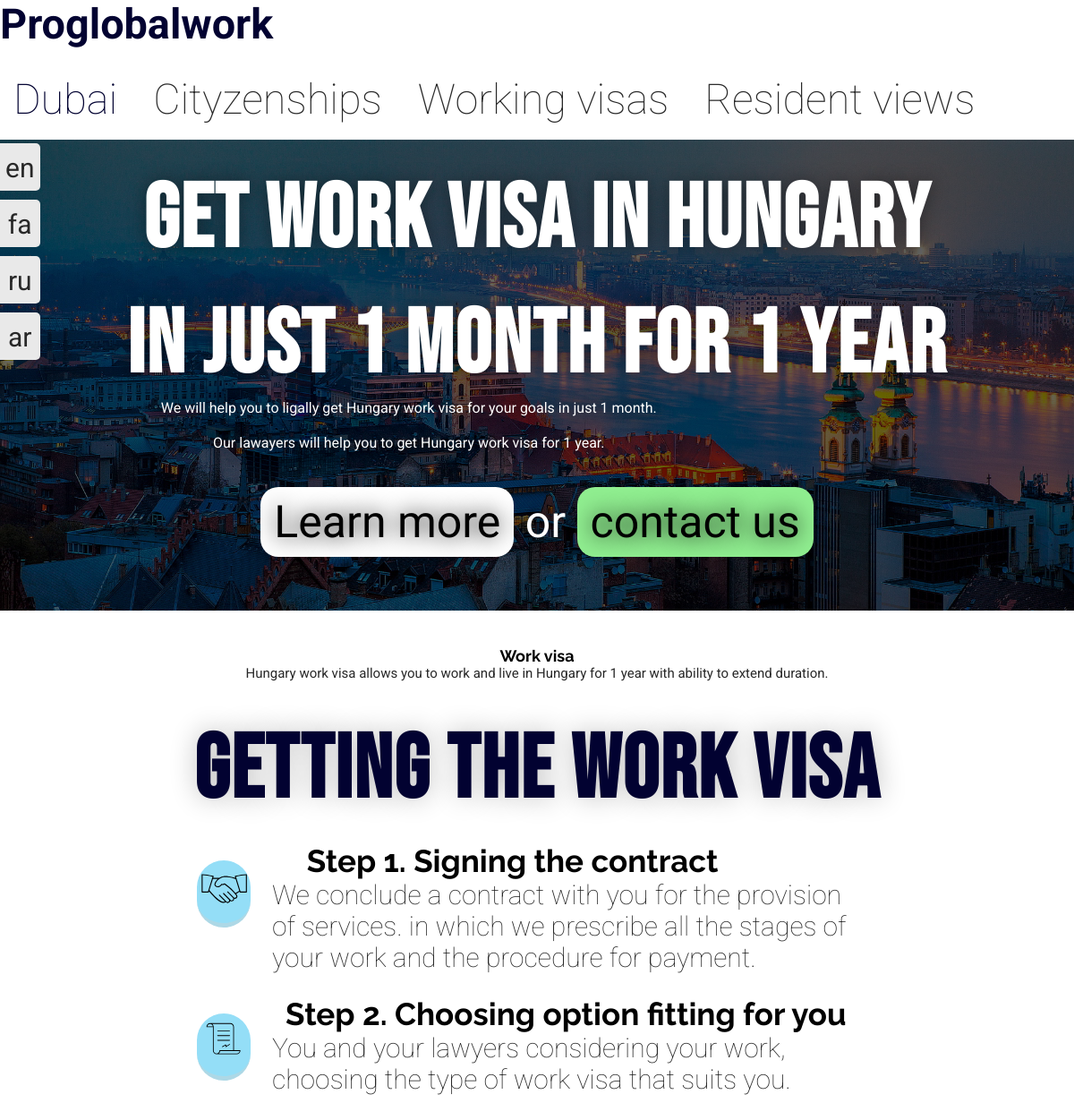
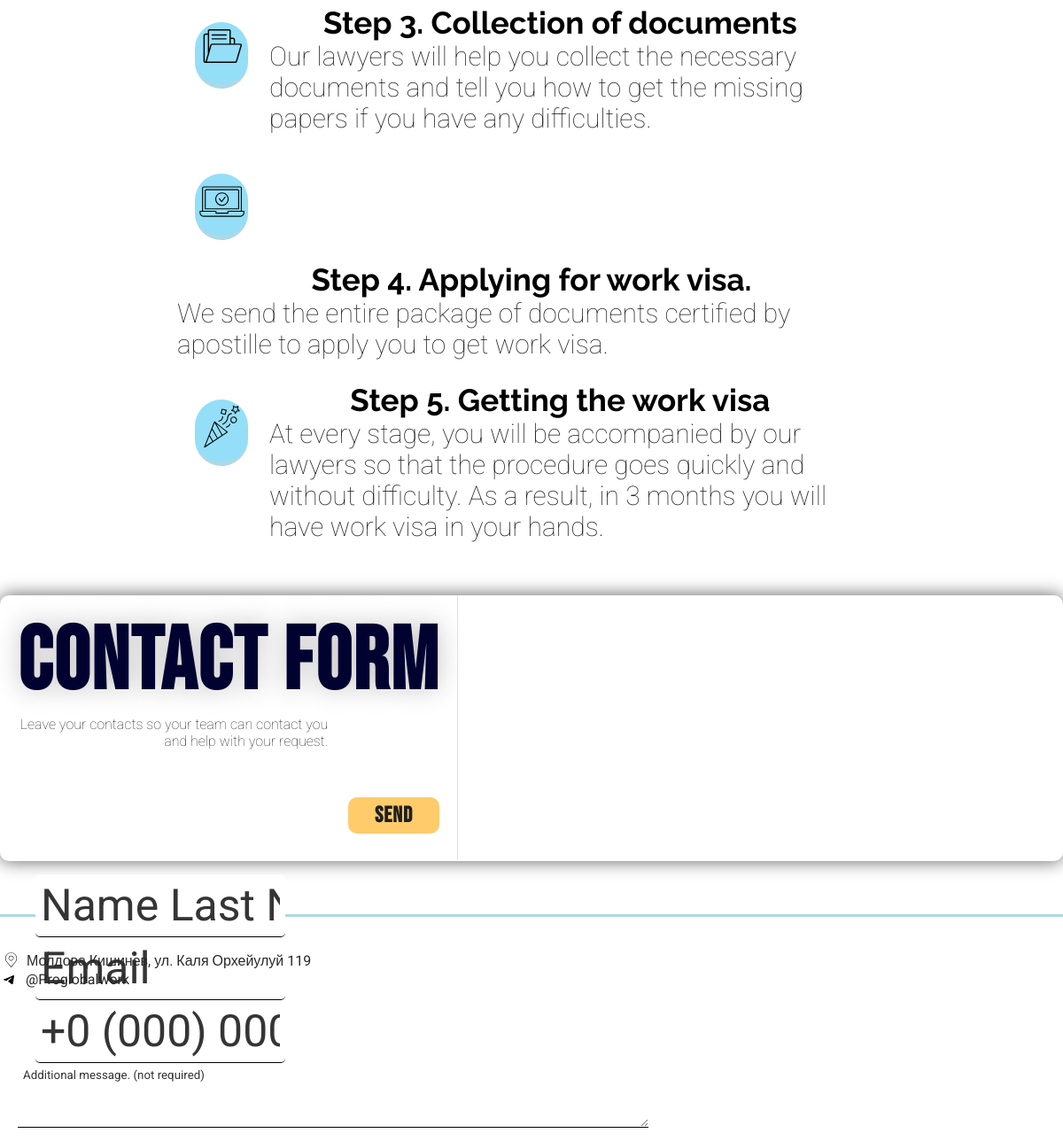
The page /work_visa/vengria/ on the database its author committed (2 pictures, top to bottom).
### main/models.py (models this page shows, shortened)
class Text(models.Model):
	related = models.ForeignKey(TextBlock, on_delete=models.CASCADE, related_name='texts')
	language = models.CharField(max_length=2)
	text = models.TextField(unique=True)
	source = models.BooleanField(default=False)

### main/views.py (the view)
# urls.py: path('work_visa/vengria/', views.workvisa_vengria, name='workvisa_vengria'),
def workvisa_vengria(request):
	return _render(request, 'sub/work_visa/vengria.html', from_page='workvisa for vengria')

### main/views.py (called while the page is built)
def get_texts(lang):
	texts = {}
	for block in TextBlock.objects.all():
		try:
			texts[block.title] = block.texts.filter(language=lang)[0]
		except IndexError:
			print('Missing text for "', block.title, '" for ', lang)
	return {'texts': texts}

def _render(req, template, context={}, from_page='any', req_form=True):
	lang = 'en'
	if 'lang' in req.COOKIES:
		if req.method == 'POST':
			form = RequestForm(req.POST)
			if form.is_valid():
				db_req = form.save(commit=False)
				db_req.from_page = from_page
				db_req.save()
		context['texts'] = get_texts(req.COOKIES['lang'])
		req = render(req, template, context)
	else:
		context['texts'] = get_texts(lang)
		req = render(req, template, context)
		req.set_cookie('lang', lang)
	context['req_form'] = RequestForm
	if req_form != True:
		del context['req_form']
	return req

### main/templates/sub/work_visa/vengria.html (shortened to what this page needs)
{% extends 'base.html' %}
{% load static %}
{% block content %}
<div class="content__title_back" style="
background: linear-gradient( rgba(0, 0, 0, 0.6), rgba(0, 0, 0, 0.6) ), url({% static 'imgs/vengria.jpg' %});
background-position: center;
background-repeat: no-repeat;
background-size: cover;
">
	<div class="centered" style="text-align: center;">
		<h1 style="color: white; text-shadow: 0 0 20px rgb(0, 0, 0, 0.4);">
			{{ texts.texts.Vengria_first_title_work_visa_h1.text|linebreaks }}
		</h1>
		<div style="max-width: 70ch;">
			{{ texts.texts.vengria_text_under_first_title_div.text|linebreaks }}
		</div>
		<br>
		<br>
		<div class="tricky-but">
			<div>
				Learn more
			</div>
			 or
			<div>
				contact us
			</div>
		</div>
	</div>
</div>
<br>
<br>
<div class="content">
	<h2 class="centered">{{ texts.texts.Work_visa.text }}</h2>
	<div class="centered lil-text" style="text-align: center">
		{{ texts.texts.vengria_work_visa_explain.text }}
	</div>
</div>
<br>
<br>
<div class="content">
	<h1 class="centered">
		{{ texts.texts.Getting_the_work_visa.text }}
	</h1>
	<br>
	<div class="grid-master reasons-to-apply" >
		<div class="inline-bastards">
			<div style="padding: 20px;">
			</div>
			<div>
				<h2 style="max-width: 25ch;">
					{{ texts.texts.Step_1_Signing_the_contract.text }}
				</h2>
				<div style="max-width: 40ch; font-weight: 100;">
					{{ texts.texts.Poland_step_1_text_div.text }}
				</div>
			</div>
		</div>
		<div class="inline-bastards">
			<div style="padding: 20px;">
							</div>
			<div>
				<h2>
					{{ texts.texts.Step_2_Choosing_option_fitting_for_you.text }}
				</h2>
				<div style="max-width: 40ch; font-weight: 100;">
					{{ texts.texts.Step_2_working_visa_choose_text_div.text }}
				</div>
			</div>
		</div>
		<div class="inline-bastards">
			<div style="padding: 20px;">
							</div>
			<div>
				<h2>
					{{ texts.texts.Step_3_Collection_of_documents.text }}
				</h2>
				<div style="max-width: 40ch; font-weight: 100;">
					{{ texts.texts.Step_2_Collection_of_documents_text.text }}
				</div>
			</div>
		</div>
		<div class="inline-bastards">
			<div style="padding: 20px;">
			</div>
			<div class="lil-text">
				<h2>
					{{ texts.texts.Step_4_Applying_for_work_visa.text }}
				</h2>
				<div style="font-weight: 100;">
					{{ texts.texts.Work_visa_step_4_text_div.text }}
				</div>
			</div>
		</div>
		<div class="inline-bastards">
			<div style="padding: 20px;">
			</div>
			<div>
				<h2>
					{{ texts.texts.Step_5_Getting_the_work_visa.text }}
				</h2>
				<div style="max-width: 40ch; font-weight: 100;">
					{{ texts.texts.work_visa_step_5_text_div.text }}
				</div>
		</div>
	</div>
</div>
<br>
<br>
<br>
<div class="content">
	<div class="centered" style="height: 300px; 	box-shadow: 0px 0px 20px rgb(94, 94, 94); border-radius: 10px;">
		<div class="left-haft-form" style="height: 89%; border-right: 1px solid rgb(226, 226, 226); 	position: relative;		">
			<h1 style="text-align: right;">
				{{  texts.texts.form__title_on_left_h1.text }}
			</h1>
			<div style="font-weight: 100; text-align: right; max-width: 40ch;">
				{{  texts.texts.form__text_explanation_div.text }}
			</div>
			<input type="submit" form="req_form_here" value="{{ texts.texts.Send_but.text }}" id="the-button">
		</div>
		<div class="request-form" style="height: 95%;">
			<form method="POST" id="req_form_here">
				{{ req_form.as_p }}
			</form>
		</div>
	</div>
</div>
{% endblock %}

### main/static/css/style.css (style rules this page uses)
body { font-family: 'Roboto', sans-serif; color: rgb(40, 40, 40); font-size: 18px; }
* { margin: 0; padding: 0 }
.content { max-width: 1200px; margin: 0 auto; }
h1 { font-family: 'Bebas Neue', cursive; letter-spacing: 2px; font-size: 50px; color:rgb(2, 2, 49); text-shadow: 0px 0px 30px rgb(192, 192, 192); }
h2 { color: black; margin:0; margin-bottom: 10px; font-family: 'Raleway', sans-serif; font-size: 28px; }
.content__title_back { background-color: green; margin: 0rem 0 0px 0; padding: 30px 0rem 60px 0rem; color: white; text-shadow: 0px 0px 25px black; }
textarea { padding: 8px 20px 8px 20px; max-height: 15ch; }
.centered { width: fit-content; margin: 0 auto; }
.tricky-but > div { display: inline-block; padding: 10px 15px 10px 15px; border-radius: 20px; background-color: white; color: black }
.tricky-but > div + div { background-color: lightgreen; }
.reasons-to-apply > div > .lil-text { max-width: 40ch; }
.grid-master { display: grid; justify-content: center; grid-gap: 25px; grid-template-columns: repeat(auto-fill, minmax(200px, 250px)); }
.cool-inp-name > div > input, .cool-inp-name > div > select, input { border: 2px solid gray; border-radius: 5px; padding: 10px; margin: 25px; margin-top: -10px; }
.cool-inp-name > div > select, input { margin:0; }
.grid-master > div > div > h2 { font-size: 20px; }
.grid-master > div > div > svg { font-size: 20px; height: 60px; width: 60px; padding-bottom: 10px; border-bottom: 5px solid lightblue; }
svg.nice { background-color: rgb(148, 222, 247); border-radius: 100px; }
.inline-bastards > div { vertical-align: top; display: inline-block; }
.reasons-to-apply { display: grid; justify-content: center; grid-gap: 25px; grid-template-columns: repeat(auto-fill, minmax(500px, 520px)) }
.reasons-to-apply > div > div > h2 { margin: 0px; }
.request-form { vertical-align: top; display: inline-block; border-radius: 0px 10px 10px 0px; padding: 16px 20px 16px 20px; }
.request-form > form > p > * { max-height: 60px; max-width: 270px; border: none; border-bottom: 1px solid black; padding: 6px; font-family: 'Roboto', sans-serif; }
.request-form > form > p > *::placeholder { color: rgb(53, 53, 53); font-family: 'Roboto', sans-serif; }
.left-haft-form { vertical-align: top; display: inline-block; border-radius: 10px 0px 0px 10px; padding: 16px 20px 16px 20px; margin-right: -4.5px; }
#the-button { text-shadow: none; background-color: rgb(255, 203, 107); border: none; color: rgb(31, 31, 31); position: absolute; right: 20px; bottom: 30px; padding: 5px 30px 5px 30px; font-family: 'Bebas Neue', cursive; font-weight: 1000; letter-spacing: 1px; font-size: 25px; border-radius: 10px; transition: 0.3s; }
.lil-text { max-width: 60ch; }
@media only screen and (max-device-width: 1200px) { body { overflow-x:auto; font-size: 16px; } }
@media only screen and (max-device-width: 1200px) { .grid-master { grid-template-columns: repeat(auto-fill, minmax(80%, 80%)); } }
@media only screen and (max-device-width: 1200px) { br { content: ""; display: block; height: 20px; } }
@media only screen and (max-device-width: 1200px) { h1 { font-size: 100px; } }
@media only screen and (max-device-width: 1200px) { h2 { font-size: 18px; text-align: center; } }
@media only screen and (max-device-width: 1200px) { .reasons-to-apply { grid-template-columns: repeat(auto-fill, minmax(800px, 800px)) } }
@media only screen and (max-device-width: 1200px) { .reasons-to-apply > div > div > h2 { font-size: 35px; } }
@media only screen and (max-device-width: 1200px) { .reasons-to-apply > div > .lil-text { max-width: 140ch; font-size: 16px; } }
@media only screen and (max-device-width: 1200px) { .reasons-to-apply > div > div > div { font-size: 30px; } }
@media only screen and (max-device-width: 1200px) { h1 { text-align: center; } }
@media only screen and (max-device-width: 1200px) { .lil-text { max-width: 100%; font-size: 15px; } }
@media only screen and (max-device-width: 1200px) { .tricky-but { font-size: 50px !important; } }
@media only screen and (max-device-width: 1200px) { .cool-inp-name > div > input, .cool-inp-name > div > select, input { font-size: 50px; margin: 0; margin-left: 20px; } }
@media only screen and (max-device-width: 1200px) { textarea { min-width: 700px; } }

### main/templates/base.html (style rules this page uses)
html { scroll-behavior: smooth; }

### rows shown on the page
Text: texts.Vengria_first_title_work_visa_h1.text "Get Work Visa in Hungary in just 1 month for 1 year"
Text: texts.vengria_text_under_first_title_div.text "We will help you to ligally get Hungary work visa for your goals in just 1 month. Our lawayers will help you to get Hungary work visa for 1 year."
Text: texts.Work_visa.text "Work visa"
Text: texts.vengria_work_visa_explain.text "Hungary work visa allows you to work and live in Hungary for 1 year with ability to extend duration."
Text: texts.Getting_the_work_visa.text "Getting the work visa"
Text: texts.Step_1_Signing_the_contract.text "Step 1. Signing the contract"
Text: texts.Poland_step_1_text_div.text "We conclude a contract with you for the provision of services. in which we prescribe all the stages of your work and the procedure for payment."
Text: texts.Step_2_Choosing_option_fitting_for_you.text "Step 2. Choosing option fitting for you"
Text: texts.Step_2_working_visa_choose_text_div.text "You and your lawyers considering your work, choosing the type of work visa that suits you."
Text: texts.Step_3_Collection_of_documents.text "Step 3. Collection of documents"
Text: texts.Step_2_Collection_of_documents_text.text "Our lawyers will help you collect the necessary documents and tell you how to get the missing papers if you have any difficulties."
Text: texts.Step_4_Applying_for_work_visa.text "Step 4. Applying for work visa."
Text: texts.Work_visa_step_4_text_div.text "We send the entire package of documents certified by apostille to apply you to get work visa."
Text: texts.Step_5_Getting_the_work_visa.text "Step 5. Getting the work visa"
Text: texts.work_visa_step_5_text_div.text "At every stage, you will be accompanied by our lawyers so that the procedure goes quickly and without difficulty. As a result, in 3 months you will have work visa in your hands."
Text: texts.form__title_on_left_h1.text "Contact form"
Text: texts.form__text_explanation_div.text "Leave your contacts so your team can contact you and help with your request."
Text: texts.Send_but.text "Send"
